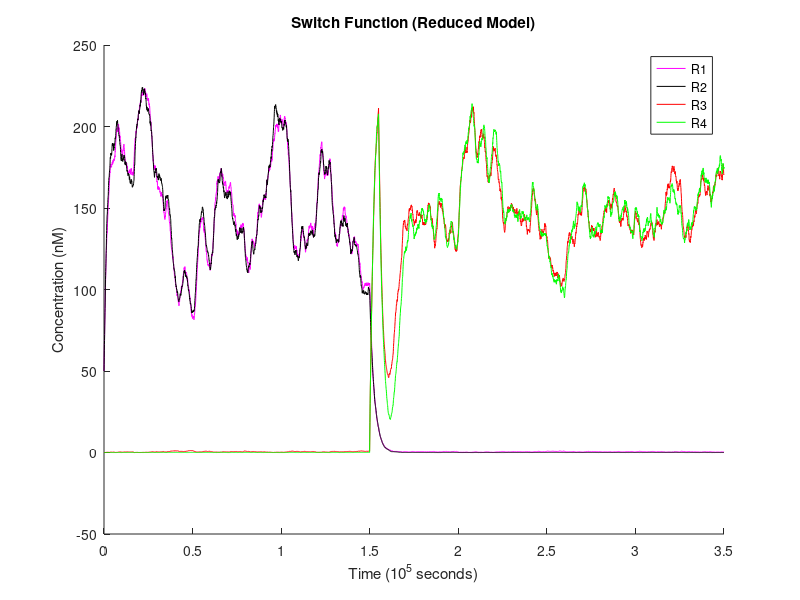
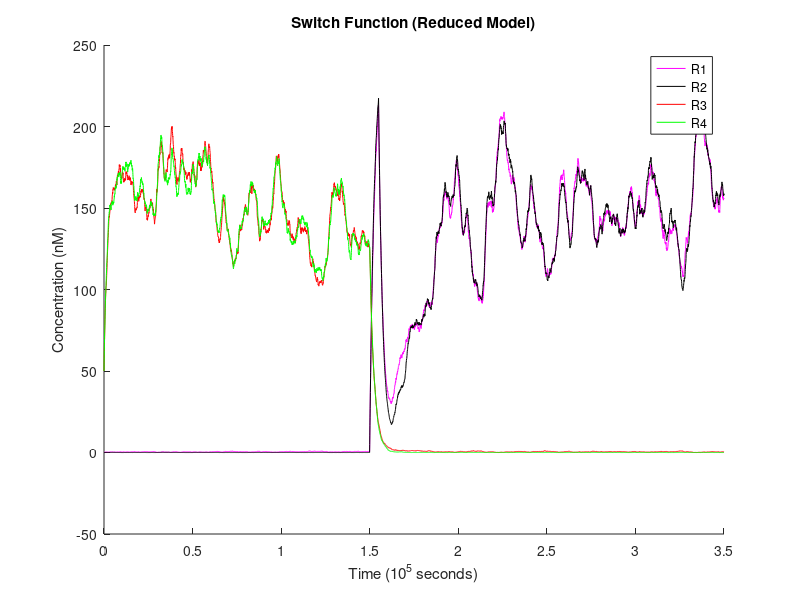
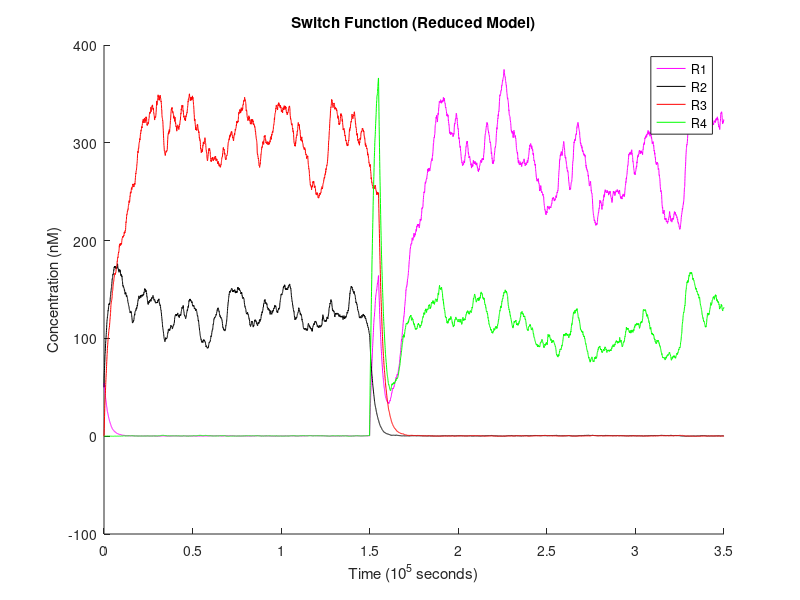
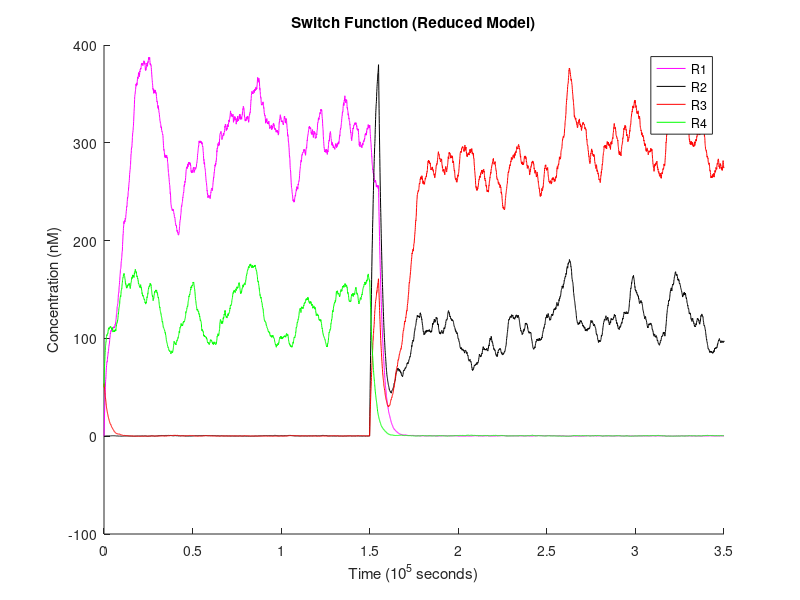

These charts were generated, in order, by the following MATLAB code:
% ============================== OCTAVE SETUP ==================================
    clear;
    format long;


% ========================== MODEL REACTION RATES ==============================

    % translation rates (1/s)
    Kt_R1 = 6e-4;
    Kt_R2 = 6e-4;
    Kt_R3 = 6e-4;
    Kt_R4 = 6e-4;

    % mRNA degradation rates (1/s)
    Kd_mR1P1 = 2.5e-3;
    Kd_mR4P1 = 2.5e-3;
    Kd_mR2P2 = 2.5e-3;
    Kd_mR3P2 = 2.5e-3;
    Kd_mR1P3 = 2.5e-3;
    Kd_mR2P4 = 2.5e-3;
    Kd_mR3P5 = 2.5e-3;
    Kd_mR4P6 = 2.5e-3;

    % protein degradation rates (1/s)
    Kd_R1 = 4e-4;
    Kd_R2 = 4e-4;
    Kd_R3 = 4e-4;
    Kd_R4 = 4e-4;

    % maximum/unrepressed transcription rates (M/s)
    Kb_P1 = 4e-10;
    Kb_P2 = 4e-10;
    Kb_P3 = 4e-10;
    Kb_P4 = 4e-10;
    Kb_P5 = 4e-10;
    Kb_P6 = 4e-10;

    % basal/leakage transcription rates (M/s)
    Kc_P1 = 0;
    Kc_P2 = 0;
    Kc_P3 = 0;
    Kc_P4 = 0;
    Kc_P5 = 0;
    Kc_P6 = 0;

    % Hill coefficients (scalar)
    Na_P1 = 1.3;
    Na_P2 = 1.3;
    Nr_R2P1 = 1.3;
    Nr_R4P2 = 1.3;
    Nr_R3P3 = 1.3;
    Nr_R3P4 = 1.3;
    Nr_R4P4 = 1.3;
    Nr_R1P5 = 1.3;
    Nr_R1P6 = 1.3;
    Nr_R2P6 = 1.3;

    % Hill activation constants (M)
    Ka_P1 = 2e-8;
    Ka_P2 = 2e-8;

    % Hill repression constants (M)
    Kr_R2P1 = 6e-10;
    Kr_R4P2 = 6e-10;
    Kr_R3P3 = 6e-10;
    Kr_R3P4 = 6e-10;
    Kr_R4P4 = 6e-10;
    Kr_R1P5 = 6e-10;
    Kr_R1P6 = 6e-10;
    Kr_R2P6 = 6e-10;


% ============================ INPUT PARAMETERS ================================

    % time settings
    dt = 60;                     % 1 minute timesteps
    simulation = 0 : dt : 3.5e5; % simulation length control

    % input vector
    Is = zeros(1, length(simulation));

    % reaction initial conditions for each run
    multiI   = 1e-9 * [0.1, 0.1, 50, 50]; % constant input
    multiR12 = 1e-9 * [50 , 0  , 50, 0 ];
    multiR34 = 1e-9 * [0  , 50 , 0 , 50];

    % trigger hold & release times
    t_hold = 1.5e5 / dt;
    t_release = 1.55e5 / dt;

    % induced increase in repressor binding affinity used to trigger the switch
    switch_trigger = 6e-10 - 4e-6;

    % save original Hill repression constants
    Kr_R2P1_ori = Kr_R2P1;
    Kr_R4P2_ori = Kr_R4P2;
    Kr_R3P3_ori = Kr_R3P3;
    Kr_R3P4_ori = Kr_R3P4;
    Kr_R4P4_ori = Kr_R4P4;
    Kr_R1P5_ori = Kr_R1P5;
    Kr_R1P6_ori = Kr_R1P6;
    Kr_R2P6_ori = Kr_R2P6;


% ================================ MULTISIM ====================================

    % precompute loop invariants and reduced coefficients
    a1 = Kt_R1 * Kb_P1 / Kd_mR1P1;
    a2 = Kt_R1 * Kb_P3 / Kd_mR1P3;
    b1 = Kt_R2 * Kb_P2 / Kd_mR2P2;
    b2 = Kt_R2 * Kb_P4 / Kd_mR2P4;
    c1 = Kt_R3 * Kb_P2 / Kd_mR3P2;
    c2 = Kt_R3 * Kb_P5 / Kd_mR3P5;
    d1 = Kt_R4 * Kb_P1 / Kd_mR4P1;
    d2 = Kt_R4 * Kb_P6 / Kd_mR4P6;

    % abstractions for activation & repression Hill-function
    function y = Ha(X, n, K)
        Xn = X^n;
        y = Xn / (K^n + Xn);
    endfunction
    function y = Hr(X, n, K)
        y = 1 / (1 + (X/K)^n);
    endfunction

    % for each set of parameters, make a simulation run and display its results
    for sim = 1 : length(multiI)

        % set initial state concentrations
        Is(:) = multiI(sim);
        R1 = multiR12(sim);
        R2 = multiR12(sim);
        R3 = multiR34(sim);
        R4 = multiR34(sim);

        % preallocate arrays to store concentrations over time
        R1s = zeros(1, length(simulation));
        R2s = zeros(1, length(simulation));
        R3s = zeros(1, length(simulation));
        R4s = zeros(1, length(simulation));

        % generate Gaussian noise with zero mean and variance one
        random_seed = 73544911520192;
        randn('seed', random_seed);

        noise_a1 = randn(length(simulation), 1) / 30;
        noise_a2 = randn(length(simulation), 1) / 30;
        noise_a3 = randn(length(simulation), 1) / 30;
        noise_b1 = randn(length(simulation), 1) / 30;
        noise_b2 = randn(length(simulation), 1) / 30;
        noise_b3 = randn(length(simulation), 1) / 30;
        noise_c1 = randn(length(simulation), 1) / 30;
        noise_c2 = randn(length(simulation), 1) / 30;
        noise_c3 = randn(length(simulation), 1) / 30;
        noise_d1 = randn(length(simulation), 1) / 30;
        noise_d2 = randn(length(simulation), 1) / 30;
        noise_d3 = randn(length(simulation), 1) / 30;
        

        V = 1e9;
        isqrV = 1 / sqrt(V);

        % actual simulation
        for t = 1 : length(simulation)

            % store current state
            R1s(t) = R1;
            R2s(t) = R2;
            R3s(t) = R3;
            R4s(t) = R4;

            % change binding following hold or release of switch trigger
            if t >= t_hold && t <= t_release
                if sim == 1 || sim == 3
                    Kr_R1P5 = Kr_R1P5_ori + switch_trigger;
                    Kr_R1P6 = Kr_R1P6_ori + switch_trigger;
                    Kr_R2P1 = Kr_R2P1_ori + switch_trigger;
                    Kr_R2P6 = Kr_R2P6_ori + switch_trigger;
                elseif sim == 2 || sim == 4
                    Kr_R3P3 = Kr_R3P3_ori + switch_trigger;
                    Kr_R3P4 = Kr_R3P4_ori + switch_trigger;
                    Kr_R4P2 = Kr_R4P2_ori + switch_trigger;
                    Kr_R4P4 = Kr_R4P4_ori + switch_trigger;
                endif
            else
                Kr_R2P1 = Kr_R2P1_ori;
                Kr_R4P2 = Kr_R4P2_ori;
                Kr_R3P3 = Kr_R3P3_ori;
                Kr_R3P4 = Kr_R3P4_ori;
                Kr_R4P4 = Kr_R4P4_ori;
                Kr_R1P5 = Kr_R1P5_ori;
                Kr_R1P6 = Kr_R1P6_ori;
                Kr_R2P6 = Kr_R2P6_ori;
            endif

            % common subexpression optimization (used below)
            activationP1 = Ha(Is(t), Na_P1, Ka_P1);
            repressionP1 = Hr(R2, Nr_R2P1, Kr_R2P1);
            activationP2 = Ha(Is(t), Na_P2, Ka_P2);
            repressionP2 = Hr(R4, Nr_R4P2, Kr_R4P2);

            a1_prime = a1 * activationP1 * repressionP1;
            a2_prime = a2 * Hr(R3, Nr_R3P3, Kr_R3P3);
            a3_prime = Kd_R1 * R1;
            b1_prime = b1 * activationP2 * repressionP2;
            b2_prime = b2 * Hr(R3, Nr_R3P4, Kr_R3P4) * Hr(R4, Nr_R4P4, Kr_R4P4);
            b3_prime = Kd_R2 * R2;
            c1_prime = c1 * activationP2 * repressionP2;
            c2_prime = c2 * Hr(R1, Nr_R1P5, Kr_R1P5);
            c3_prime = Kd_R3 * R3;
            d1_prime = d1 * activationP1 * repressionP1;
            d2_prime = d2 * Hr(R1, Nr_R1P6, Kr_R1P6) * Hr(R2, Nr_R2P6, Kr_R2P6);
            d3_prime = Kd_R4 * R4;

            % compute variation
            dR1dt = a1_prime + a2_prime - a3_prime + isqrV*(sqrt(a1_prime)*noise_a1(t) + sqrt(a2_prime)*noise_a2(t) - sqrt(a3_prime)*noise_a3(t));
            dR2dt = b1_prime + b2_prime - b3_prime + isqrV*(sqrt(b1_prime)*noise_b1(t) + sqrt(b2_prime)*noise_b2(t) - sqrt(b3_prime)*noise_b3(t));
            dR3dt = c1_prime + c2_prime - c3_prime + isqrV*(sqrt(c1_prime)*noise_c1(t) + sqrt(c2_prime)*noise_c2(t) - sqrt(c3_prime)*noise_c3(t));
            dR4dt = d1_prime + d2_prime - d3_prime + isqrV*(sqrt(d1_prime)*noise_d1(t) + sqrt(d2_prime)*noise_d2(t) - sqrt(d3_prime)*noise_d3(t));

            % apply state changes
            R1 += dR1dt * dt;
            R2 += dR2dt * dt;
            R3 += dR3dt * dt;
            R4 += dR4dt * dt;

        endfor

        figure; % plot each graphic on a separate window
        hold on;

        % scale data for easier visualization
        timescale = 1e5;
        quantscale = 1e-9;
        x = simulation / timescale;
        yR1 = R1s / quantscale;
        yR2 = R2s / quantscale;
        yR3 = R3s / quantscale;
        yR4 = R4s / quantscale;

        % plot results
        plot(x,yR1,'-m;R1;', x,yR2,'-k;R2;', x,yR3,'-r;R3;', x,yR4,'-g;R4;');
        xlabel("Time (10^5 seconds)");
        ylabel("Concentration (nM)");
        title("Switch Function (Reduced Model)");

        hold off;

    endfor
    a = input("\nPress enter to exit ");
